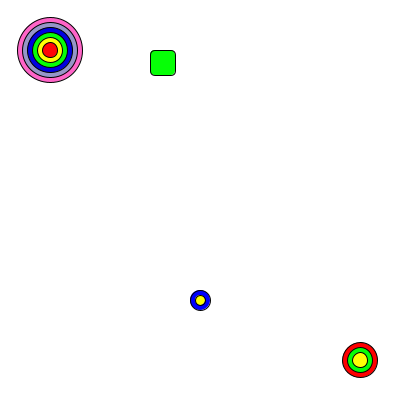
Frame 1 (no input)
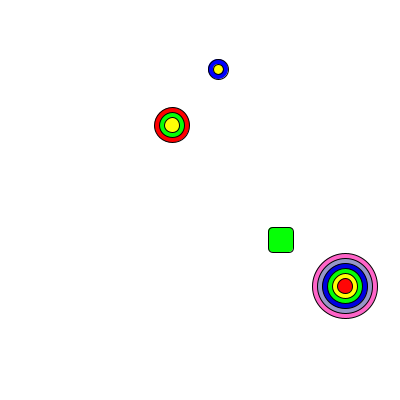
Frame 60 (the mouse pressed at the canvas centre just before this capture)
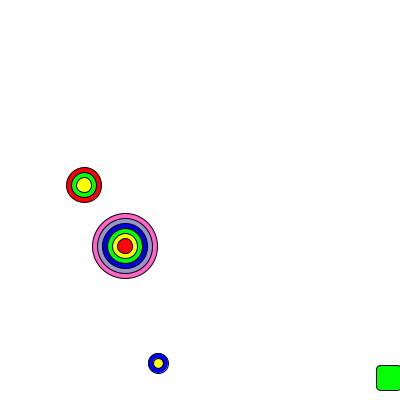
Frame 120 (the mouse held since frame 60 and released just before this capture)

The Processing sketch that drew these frames (run headless with seeded random() and noise(); from frame 60 on, the mouse is pressed at the canvas centre):

// Processing sketch: processing_105761
// ── processing_105761.pde

void setup() {
  size(400, 400);
  // set background color to white
  background(255);
}
//big ball
int dx = 5;
int dy = 4;

int x = 50;
int y = 50;

//rectangle

int rectY = 50;
int rectX = 150;

int drectx = 2;
int drecty = 3;


//more balls
int ballx = 200;
int bally = 300;

int dballx = 6;
int dbally = 7;


//last ball
int lastballx = 360;
int lastbally = 360;

int dlastx = 4;
int dlasty = 5;


void draw() {

  //pong rect
  fill(255);
  background(255);


  //ball
  for (int i=0; i<1; i++) {
    fill(255, 100, 200);
    ellipse(x, y+ i, 65, 65);
  }

  for (int i=0; i<1; i++) {
    fill(150, 150, 200);
    ellipse(x, y+ i, 55, 55);
  }

  for (int i=0; i<1; i++) {
    fill(0, 0, 225);
    ellipse(x, y+ i, 45, 45);
  }

  for (int i=0; i<1; i++) {
    fill(6, 255, 6);
    ellipse(x, y+ i, 35, 35);
  }

  for (int i=0; i<1; i++) {
    fill(255, 255, 6);
    ellipse(x, y+ i, 25, 25);
  }


  for (int i=0; i<1; i++) {
    fill(255, 6, 6);
    ellipse(x, y+ i, 15, 15);
    
    

    
  }

  //rectangle
  for (int i=0; i<1; i++) {
    fill(6, 255, 6);
    rect(rectX, rectY+ i, 25, 25, 5);
  }


  //more balls
  for (int i=0; i<1; i++) {
    fill(0, 0, 255);
    ellipse(ballx, bally+ i, 20, 20);
  //a ball within a ball
  for (int k=0; k<1; k++) {
    fill(255, 255, 6);
    ellipse(ballx, bally+ i, 10, 10);
    }
  }

  //last ball
  for (int i=0; i<1; i++) {
    fill(255, 0, 0);
    ellipse(lastballx, lastbally+i, 35, 35);
    
  for (int D=0; D<1; D++) {
    fill(6, 255, 6);
    ellipse(lastballx, lastbally+ i, 25, 25);
    
  for (int Z=0; Z<1; Z++) {
    fill(255, 255, 6);
    ellipse(lastballx, lastbally+ i, 15, 15);
  }
  }
  }

  //big ass ball
  x = x + dx;
  y = y + dy;

  //individual rect
  rectX = rectX + drectx;
  rectY = rectY + drecty;

  //more balls
  bally = bally + dbally;
  ballx = ballx + dballx;

  //last ball
  lastbally = lastbally + dlasty;
  lastballx = lastballx + dlastx;



  //for the big ball
  if ( x < 10 || x > 380) {
    dx = -1 * dx;
  }
  if ( y < 10 || y > 385) {
    dy = -1 * dy;
  }


  //more balls

  if ( ballx < 10 || ballx > 380) {
    dballx = -1 * dballx;
  }
  if ( bally < 10 || bally > 385) {
    dbally = -1 * dbally;
  }

  //for the individual rect

  if ( rectX < 10 || rectX > 380) {
    drectx = -1 * drectx;
  }
  if ( rectY < 10 || rectY > 385) {
    drecty = -1 * drecty;
  }

  //last ball
  if ( lastballx < 10 || lastballx > 380) {
    dlastx = -1 * dlastx;
  }
  if ( lastbally < 10 || lastbally > 385) {
    dlasty = -1 * dlasty;
  }
}
